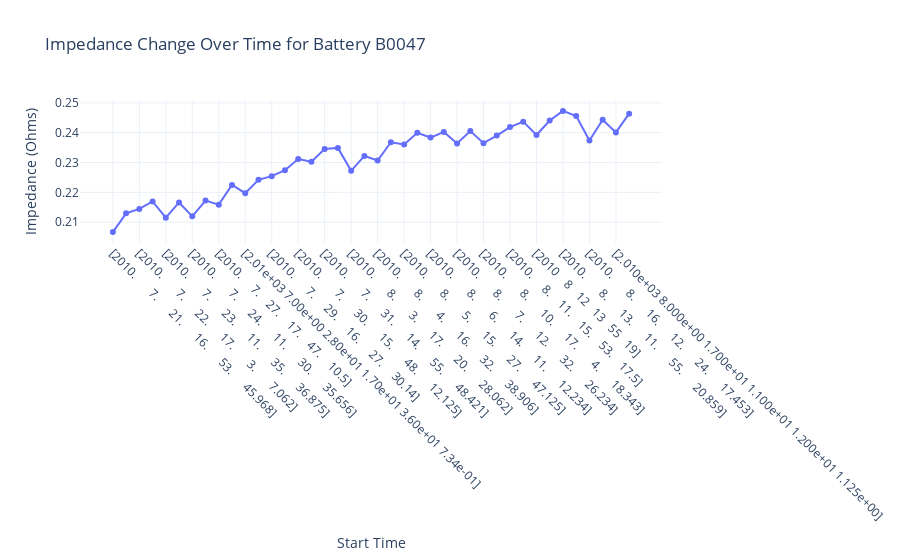
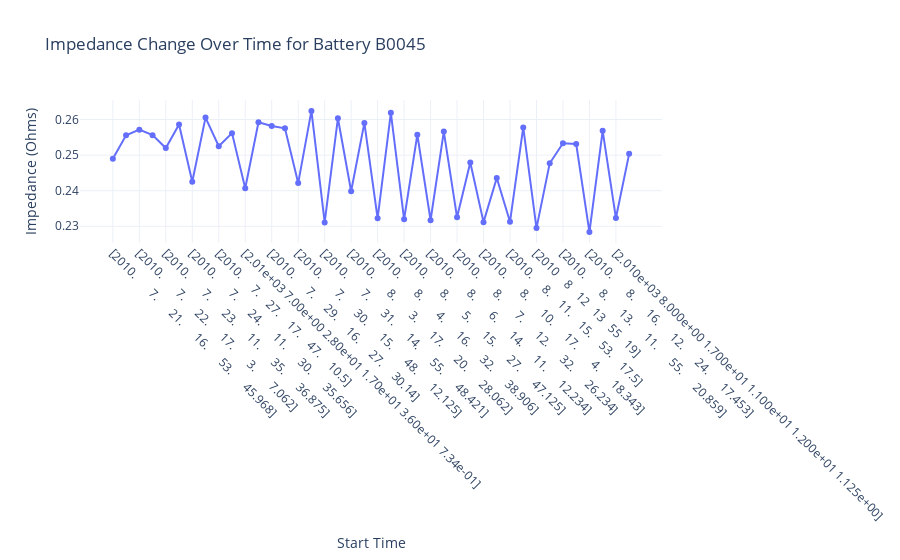
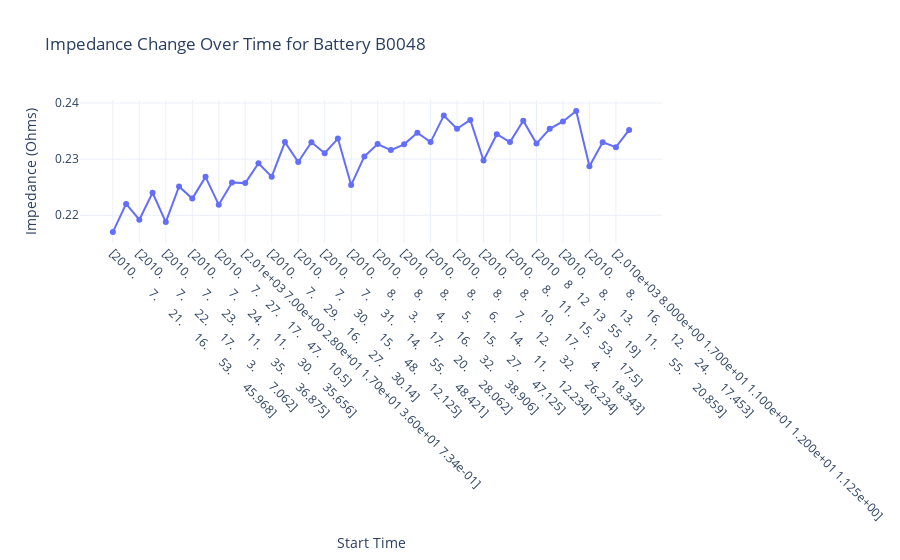
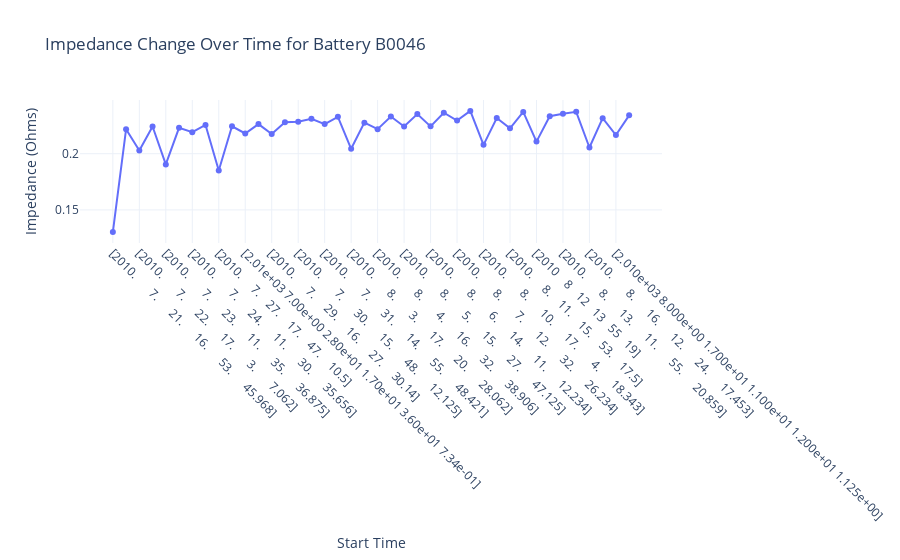

The notebook cell saved with these charts, in order:
### Code cell
for battery_id, data in battery_data.items():
    fig = go.Figure()
    fig.add_trace(go.Scatter(x=data['start_time'], y=data['impedance'], mode='lines+markers', name=f'Battery {battery_id}'))
    fig.update_layout(
        title=f'Impedance Change Over Time for Battery {battery_id}',
        xaxis_title='Start Time',
        yaxis_title='Impedance (Ohms)',
        xaxis=dict(tickangle=45),
        template='plotly_white'
    )
    
    fig.show()

### Figure 1 — Plotly figure (JSON) as saved in the notebook; plotly's stock layout.template omitted (floating-point values rounded to 4 significant figures)
{"data": [{"mode": "lines+markers", "name": "Battery B0047", "type": "scatter", "x": ["[2010.       7.      21.      16.      53.      45.968]", "[2010    7   21   20   31    5]", "[2010.       7.      22.      17.       3.       7.062]", "[2010.     7.    22.    20.    40.    25.5]", "[2010.       7.      23.      11.      35.      36.875]", "[2010.       7.      23.      15.      12.      59.218]", "[2010.       7.      24.      11.      30.      35.656]", "[2010.       7.      24.      15.       7.      54.015]", "[2010.     7.    27.    17.    47.    10.5]", "[2010.       7.      27.      21.      24.      31.406]", "[2.01e+03 7.00e+00 2.80e+01 1.70e+01 3.60e+01 7.34e-01]", "[2010.       7.      28.      21.      13.      22.187]", "[2010.      7.     29.     16.     27.     30.14]", "[2010.       7.      29.      20.       4.      55.562]", "[2010.       7.      30.      15.      48.      12.125]", "[2010.       7.      30.      19.      25.      34.984]", "[2010.       7.      31.      14.      55.      48.421]", "[2010.       7.      31.      18.      33.      11.796]", "[2010.       8.       3.      17.      20.      28.062]", "[2010.       8.       3.      20.      57.      49.484]", "[2010.       8.       4.      16.      32.      38.906]", "[2010.       8.       4.      20.      10.       4.812]", "[2010.       8.       5.      15.      27.      47.125]", "[2010.       8.       5.      19.       5.      13.171]", "[2010.       8.       6.      14.      11.      12.234]", "[2010.       8.       6.      17.      48.      41.937]", "[2010.       8.       7.      12.      32.      26.234]", "[2010.      8.      7.     16.      9.     53.89]", "[2010.       8.      10.      17.       4.      18.343]", "[2010.       8.      10.      20.      41.      53.921]", "[2010.     8.    11.    15.    53.    17.5]", "[2010.       8.      11.      19.      30.      44.109]", "[2010    8   12   13   55   19]", "[2010.       8.      12.      17.      32.      50.875]", "[2010.       8.      13.      11.      55.      20.859]", "[2010.       8.      13.      15.      32.      55.359]", "[2010.       8.      16.      12.      24.      17.453]", "[2.0100e+03 8.0000e+00 1.6000e+01 1.6000e+01 1.0000e+00 5.2046e+01]", "[2.010e+03 8.000e+00 1.700e+01 1.100e+01 1.200e+01 1.125e+00]", "[2010.       8.      17.      14.      49.      38.671]"], "y": [0.2067, 0.213, 0.2145, 0.217, 0.2115, 0.2166, 0.212, 0.2173, 0.2159, 0.2225, 0.2197, 0.2242, 0.2254, 0.2274, 0.2312, 0.2303, 0.2345, 0.2349, 0.2272, 0.2322, 0.2307, 0.2368, 0.2361, 0.24, 0.2384, 0.2403, 0.2364, 0.2406, 0.2365, 0.239, 0.2419, 0.2437, 0.2392, 0.2441, 0.2473, 0.2456, 0.2374, 0.2444, 0.2401, 0.2464]}], "layout": {"title": {"text": "Impedance Change Over Time for Battery B0047"}, "xaxis": {"tickangle": 45, "title": {"text": "Start Time"}}, "yaxis": {"title": {"text": "Impedance (Ohms)"}}}}

### Figure 2 — Plotly figure (JSON) as saved in the notebook; plotly's stock layout.template omitted (floating-point values rounded to 4 significant figures)
{"data": [{"mode": "lines+markers", "name": "Battery B0045", "type": "scatter", "x": ["[2010.       7.      21.      16.      53.      45.968]", "[2010    7   21   20   31    5]", "[2010.       7.      22.      17.       3.       7.062]", "[2010.     7.    22.    20.    40.    25.5]", "[2010.       7.      23.      11.      35.      36.875]", "[2010.       7.      23.      15.      12.      59.218]", "[2010.       7.      24.      11.      30.      35.656]", "[2010.       7.      24.      15.       7.      54.015]", "[2010.     7.    27.    17.    47.    10.5]", "[2010.       7.      27.      21.      24.      31.406]", "[2.01e+03 7.00e+00 2.80e+01 1.70e+01 3.60e+01 7.34e-01]", "[2010.       7.      28.      21.      13.      22.187]", "[2010.      7.     29.     16.     27.     30.14]", "[2010.       7.      29.      20.       4.      55.562]", "[2010.       7.      30.      15.      48.      12.125]", "[2010.       7.      30.      19.      25.      34.984]", "[2010.       7.      31.      14.      55.      48.421]", "[2010.       7.      31.      18.      33.      11.796]", "[2010.       8.       3.      17.      20.      28.062]", "[2010.       8.       3.      20.      57.      49.484]", "[2010.       8.       4.      16.      32.      38.906]", "[2010.       8.       4.      20.      10.       4.812]", "[2010.       8.       5.      15.      27.      47.125]", "[2010.       8.       5.      19.       5.      13.171]", "[2010.       8.       6.      14.      11.      12.234]", "[2010.       8.       6.      17.      48.      41.937]", "[2010.       8.       7.      12.      32.      26.234]", "[2010.      8.      7.     16.      9.     53.89]", "[2010.       8.      10.      17.       4.      18.343]", "[2010.       8.      10.      20.      41.      53.921]", "[2010.     8.    11.    15.    53.    17.5]", "[2010.       8.      11.      19.      30.      44.109]", "[2010    8   12   13   55   19]", "[2010.       8.      12.      17.      32.      50.875]", "[2010.       8.      13.      11.      55.      20.859]", "[2010.       8.      13.      15.      32.      55.359]", "[2010.       8.      16.      12.      24.      17.453]", "[2.0100e+03 8.0000e+00 1.6000e+01 1.6000e+01 1.0000e+00 5.2046e+01]", "[2.010e+03 8.000e+00 1.700e+01 1.100e+01 1.200e+01 1.125e+00]", "[2010.       8.      17.      14.      49.      38.671]"], "y": [0.249, 0.2556, 0.2572, 0.2556, 0.252, 0.2586, 0.2425, 0.2605, 0.2525, 0.2562, 0.2407, 0.2592, 0.2582, 0.2575, 0.2421, 0.2624, 0.2311, 0.2604, 0.2399, 0.2591, 0.2322, 0.2619, 0.232, 0.2557, 0.2317, 0.2566, 0.2325, 0.2479, 0.2312, 0.2436, 0.2313, 0.2578, 0.2295, 0.2477, 0.2533, 0.2531, 0.2284, 0.2568, 0.2323, 0.2504]}], "layout": {"title": {"text": "Impedance Change Over Time for Battery B0045"}, "xaxis": {"tickangle": 45, "title": {"text": "Start Time"}}, "yaxis": {"title": {"text": "Impedance (Ohms)"}}}}

### Figure 3 — Plotly figure (JSON) as saved in the notebook; plotly's stock layout.template omitted (floating-point values rounded to 4 significant figures)
{"data": [{"mode": "lines+markers", "name": "Battery B0048", "type": "scatter", "x": ["[2010.       7.      21.      16.      53.      45.968]", "[2010    7   21   20   31    5]", "[2010.       7.      22.      17.       3.       7.062]", "[2010.     7.    22.    20.    40.    25.5]", "[2010.       7.      23.      11.      35.      36.875]", "[2010.       7.      23.      15.      12.      59.218]", "[2010.       7.      24.      11.      30.      35.656]", "[2010.       7.      24.      15.       7.      54.015]", "[2010.     7.    27.    17.    47.    10.5]", "[2010.       7.      27.      21.      24.      31.406]", "[2.01e+03 7.00e+00 2.80e+01 1.70e+01 3.60e+01 7.34e-01]", "[2010.       7.      28.      21.      13.      22.187]", "[2010.      7.     29.     16.     27.     30.14]", "[2010.       7.      29.      20.       4.      55.562]", "[2010.       7.      30.      15.      48.      12.125]", "[2010.       7.      30.      19.      25.      34.984]", "[2010.       7.      31.      14.      55.      48.421]", "[2010.       7.      31.      18.      33.      11.796]", "[2010.       8.       3.      17.      20.      28.062]", "[2010.       8.       3.      20.      57.      49.484]", "[2010.       8.       4.      16.      32.      38.906]", "[2010.       8.       4.      20.      10.       4.812]", "[2010.       8.       5.      15.      27.      47.125]", "[2010.       8.       5.      19.       5.      13.171]", "[2010.       8.       6.      14.      11.      12.234]", "[2010.       8.       6.      17.      48.      41.937]", "[2010.       8.       7.      12.      32.      26.234]", "[2010.      8.      7.     16.      9.     53.89]", "[2010.       8.      10.      17.       4.      18.343]", "[2010.       8.      10.      20.      41.      53.921]", "[2010.     8.    11.    15.    53.    17.5]", "[2010.       8.      11.      19.      30.      44.109]", "[2010    8   12   13   55   19]", "[2010.       8.      12.      17.      32.      50.875]", "[2010.       8.      13.      11.      55.      20.859]", "[2010.       8.      13.      15.      32.      55.359]", "[2010.       8.      16.      12.      24.      17.453]", "[2.0100e+03 8.0000e+00 1.6000e+01 1.6000e+01 1.0000e+00 5.2046e+01]", "[2.010e+03 8.000e+00 1.700e+01 1.100e+01 1.200e+01 1.125e+00]", "[2010.       8.      17.      14.      49.      38.671]"], "y": [0.217, 0.222, 0.2192, 0.224, 0.2188, 0.2251, 0.223, 0.2268, 0.2219, 0.2258, 0.2257, 0.2293, 0.2269, 0.233, 0.2295, 0.233, 0.2311, 0.2337, 0.2254, 0.2305, 0.2327, 0.2316, 0.2326, 0.2347, 0.233, 0.2378, 0.2354, 0.237, 0.2298, 0.2344, 0.233, 0.2369, 0.2328, 0.2354, 0.2367, 0.2386, 0.2287, 0.233, 0.2321, 0.2352]}], "layout": {"title": {"text": "Impedance Change Over Time for Battery B0048"}, "xaxis": {"tickangle": 45, "title": {"text": "Start Time"}}, "yaxis": {"title": {"text": "Impedance (Ohms)"}}}}

### Figure 4 — Plotly figure (JSON) as saved in the notebook; plotly's stock layout.template omitted (floating-point values rounded to 4 significant figures)
{"data": [{"mode": "lines+markers", "name": "Battery B0046", "type": "scatter", "x": ["[2010.       7.      21.      16.      53.      45.968]", "[2010    7   21   20   31    5]", "[2010.       7.      22.      17.       3.       7.062]", "[2010.     7.    22.    20.    40.    25.5]", "[2010.       7.      23.      11.      35.      36.875]", "[2010.       7.      23.      15.      12.      59.218]", "[2010.       7.      24.      11.      30.      35.656]", "[2010.       7.      24.      15.       7.      54.015]", "[2010.     7.    27.    17.    47.    10.5]", "[2010.       7.      27.      21.      24.      31.406]", "[2.01e+03 7.00e+00 2.80e+01 1.70e+01 3.60e+01 7.34e-01]", "[2010.       7.      28.      21.      13.      22.187]", "[2010.      7.     29.     16.     27.     30.14]", "[2010.       7.      29.      20.       4.      55.562]", "[2010.       7.      30.      15.      48.      12.125]", "[2010.       7.      30.      19.      25.      34.984]", "[2010.       7.      31.      14.      55.      48.421]", "[2010.       7.      31.      18.      33.      11.796]", "[2010.       8.       3.      17.      20.      28.062]", "[2010.       8.       3.      20.      57.      49.484]", "[2010.       8.       4.      16.      32.      38.906]", "[2010.       8.       4.      20.      10.       4.812]", "[2010.       8.       5.      15.      27.      47.125]", "[2010.       8.       5.      19.       5.      13.171]", "[2010.       8.       6.      14.      11.      12.234]", "[2010.       8.       6.      17.      48.      41.937]", "[2010.       8.       7.      12.      32.      26.234]", "[2010.      8.      7.     16.      9.     53.89]", "[2010.       8.      10.      17.       4.      18.343]", "[2010.       8.      10.      20.      41.      53.921]", "[2010.     8.    11.    15.    53.    17.5]", "[2010.       8.      11.      19.      30.      44.109]", "[2010    8   12   13   55   19]", "[2010.       8.      12.      17.      32.      50.875]", "[2010.       8.      13.      11.      55.      20.859]", "[2010.       8.      13.      15.      32.      55.359]", "[2010.       8.      16.      12.      24.      17.453]", "[2.0100e+03 8.0000e+00 1.6000e+01 1.6000e+01 1.0000e+00 5.2046e+01]", "[2.010e+03 8.000e+00 1.700e+01 1.100e+01 1.200e+01 1.125e+00]", "[2010.       8.      17.      14.      49.      38.671]"], "y": [0.1303, 0.2218, 0.203, 0.2243, 0.1905, 0.2231, 0.2191, 0.2257, 0.1851, 0.2244, 0.218, 0.2264, 0.2175, 0.228, 0.2285, 0.2311, 0.2264, 0.2329, 0.2044, 0.2277, 0.2219, 0.2331, 0.2243, 0.2353, 0.2244, 0.2365, 0.2295, 0.2381, 0.2079, 0.2317, 0.2227, 0.2372, 0.2108, 0.2334, 0.2355, 0.2373, 0.2056, 0.2317, 0.2166, 0.2342]}], "layout": {"title": {"text": "Impedance Change Over Time for Battery B0046"}, "xaxis": {"tickangle": 45, "title": {"text": "Start Time"}}, "yaxis": {"title": {"text": "Impedance (Ohms)"}}}}
